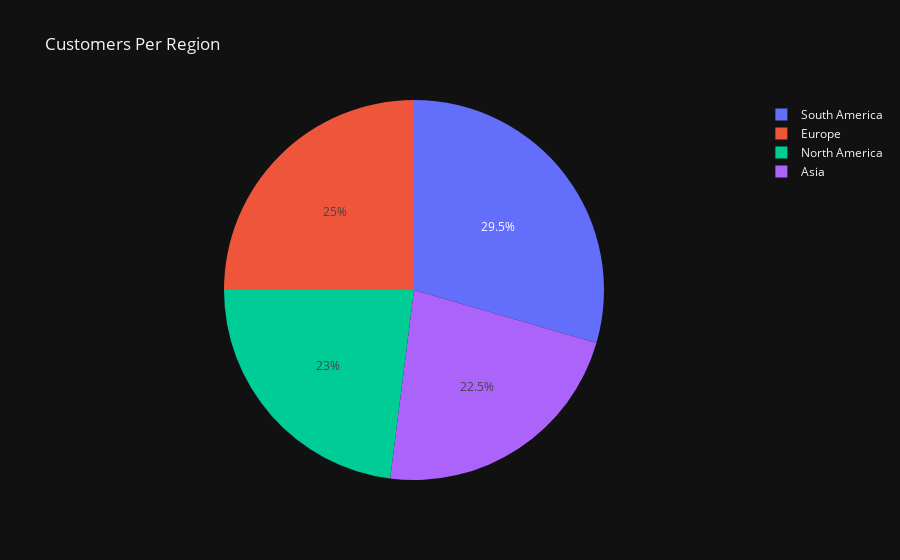

Notebook code for this chart:
### Code cell
# Customers By Region

query = 'SELECT Region, COUNT(*) as Customers FROM Customers GROUP BY Region'
df = pd.read_sql(query, engine)
fig = px.pie(df, values = 'Customers', names = 'Region', title = 'Customers Per Region', template= 'plotly_dark')
fig.show()

### Figure 1 — Plotly figure (JSON) as saved in the notebook; plotly's stock layout.template omitted (floating-point values rounded to 4 significant figures)
{"data": [{"domain": {"x": [0, 1], "y": [0, 1]}, "hovertemplate": "Region=%{label}<br>Customers=%{value}<extra></extra>", "labels": ["South America", "Asia", "North America", "Europe"], "legendgroup": "", "name": "", "showlegend": true, "type": "pie", "values": [59, 45, 46, 50]}], "layout": {"legend": {"tracegroupgap": 0}, "title": {"text": "Customers Per Region"}}}
